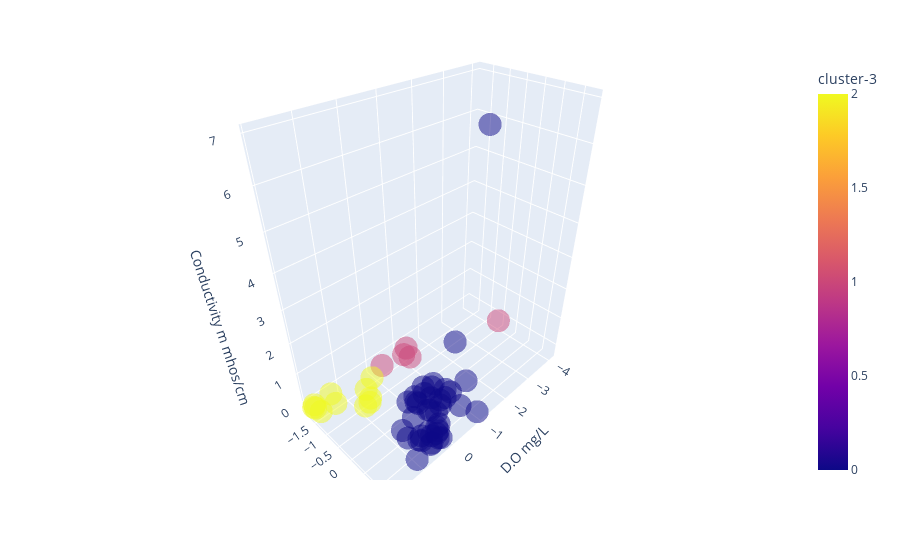

Notebook code cell kept with this figure:
### Code cell
px.scatter_3d(df, x='D.O mg/L', y='pH', z='Conductivity m mhos/cm', color=f'cluster-3', opacity=0.5)
